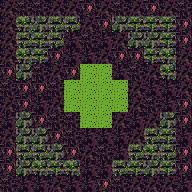

Below is a game level as drawn by its tile map, then a one-line description and the .tmx file that defines it, in full:
An orthogonal 12x12 tile map with 16x16 px tiles, 1 tile layer (tile) and 15 objects.

<map version="1.0" tiledversion="1.1.2" orientation="orthogonal" renderorder="right-down" width="12" height="12" tilewidth="16" tileheight="16" infinite="0" nextobjectid="46">
 <tileset firstgid="1" source="tileset.tsx" />
 <layer name="tile" width="12" height="12">
  <data encoding="csv">
23,25,25,23,23,22,23,25,23,22,23,25,
23,21,18,19,19,23,22,18,20,20,20,22,
23,19,20,19,24,25,24,23,18,18,20,22,
23,21,20,22,24,24,23,22,22,20,21,23,
22,18,25,23,22,16,16,24,25,23,21,23,
25,22,22,25,16,16,16,16,23,24,24,23,
23,22,24,23,16,16,16,16,23,25,24,22,
24,18,22,25,25,16,16,23,24,23,18,22,
23,18,18,22,25,24,24,24,23,19,20,24,
22,19,19,18,22,23,25,24,19,21,19,22,
22,18,21,20,21,24,24,19,20,18,20,22,
25,24,24,23,24,24,22,25,23,23,23,24
</data>
 </layer>
 <objectgroup name="creature">
  <object id="38" gid="252" x="80" y="96" width="16" height="16">
   <properties>
    <property name="probability" value="100" />
   </properties>
  </object>
  <object id="39" gid="252" x="96" y="96" width="16" height="16">
   <properties>
    <property name="probability" value="100" />
   </properties>
  </object>
  <object id="40" gid="252" x="96" y="112" width="16" height="16">
   <properties>
    <property name="probability" value="100" />
   </properties>
  </object>
  <object id="41" gid="252" x="80" y="112" width="16" height="16">
   <properties>
    <property name="probability" value="100" />
   </properties>
  </object>
  <object id="42" gid="252" x="64" y="96" width="16" height="16">
   <properties>
    <property name="probability" value="100" />
   </properties>
  </object>
  <object id="43" gid="252" x="96" y="128" width="16" height="16">
   <properties>
    <property name="probability" value="100" />
   </properties>
  </object>
  <object id="44" gid="252" x="96" y="80" width="16" height="16">
   <properties>
    <property name="probability" value="100" />
   </properties>
  </object>
  <object id="45" gid="252" x="112" y="112" width="16" height="16">
   <properties>
    <property name="probability" value="100" />
   </properties>
  </object>
 </objectgroup>
 <objectgroup name="furniture">
  <object id="31" gid="52" x="48" y="64" width="16" height="16" />
  <object id="32" gid="52" x="128" y="64" width="16" height="16" />
  <object id="33" gid="52" x="48" y="144" width="16" height="16" />
  <object id="34" gid="52" x="128" y="144" width="16" height="16" />
  <object id="35" gid="90" x="128" y="96" width="16" height="16" />
  <object id="36" gid="92" x="112" y="80" width="16" height="16" />
  <object id="37" gid="69" x="128" y="112" width="16" height="16">
   <properties>
    <property name="description" value="There is some strange residue inside the vase." />
   </properties>
  </object>
 </objectgroup>
 <objectgroup name="description" />
</map>
